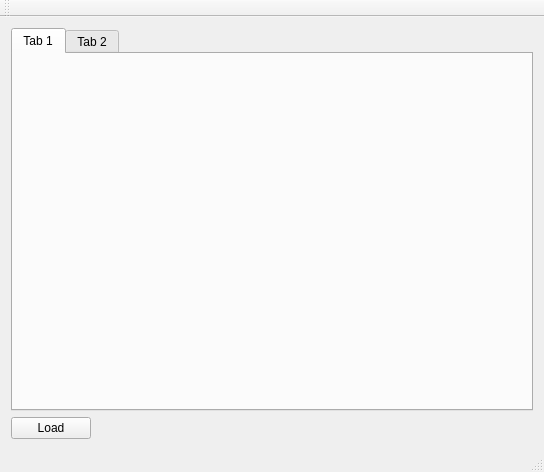
<?xml version="1.0" encoding="UTF-8"?>
<ui version="4.0">
 <class>MainWindow</class>
 <widget class="QMainWindow" name="MainWindow">
  <property name="geometry">
   <rect>
    <x>0</x>
    <y>0</y>
    <width>544</width>
    <height>472</height>
   </rect>
  </property>
  <property name="windowTitle">
   <string>MainWindow</string>
  </property>
  <widget class="QWidget" name="centralWidget">
   <layout class="QHBoxLayout" name="horizontalLayout">
    <item>
     <layout class="QVBoxLayout" name="verticalLayout">
      <item>
       <widget class="QTabWidget" name="tabWidget">
        <property name="currentIndex">
         <number>0</number>
        </property>
        <widget class="QWidget" name="tab">
         <attribute name="title">
          <string>Tab 1</string>
         </attribute>
        </widget>
        <widget class="QWidget" name="tab_2">
         <attribute name="title">
          <string>Tab 2</string>
         </attribute>
        </widget>
       </widget>
      </item>
      <item>
       <widget class="QPushButton" name="pushButtonLoad">
        <property name="sizePolicy">
         <sizepolicy hsizetype="Fixed" vsizetype="Fixed">
          <horstretch>0</horstretch>
          <verstretch>0</verstretch>
         </sizepolicy>
        </property>
        <property name="text">
         <string>Load</string>
        </property>
       </widget>
      </item>
     </layout>
    </item>
   </layout>
  </widget>
  <widget class="QMenuBar" name="menuBar">
   <property name="geometry">
    <rect>
     <x>0</x>
     <y>0</y>
     <width>544</width>
     <height>23</height>
    </rect>
   </property>
  </widget>
  <widget class="QToolBar" name="mainToolBar">
   <attribute name="toolBarArea">
    <enum>TopToolBarArea</enum>
   </attribute>
   <attribute name="toolBarBreak">
    <bool>false</bool>
   </attribute>
  </widget>
  <widget class="QStatusBar" name="statusBar"/>
 </widget>
 <layoutdefault spacing="6" margin="11"/>
 <resources/>
 <connections/>
</ui>
